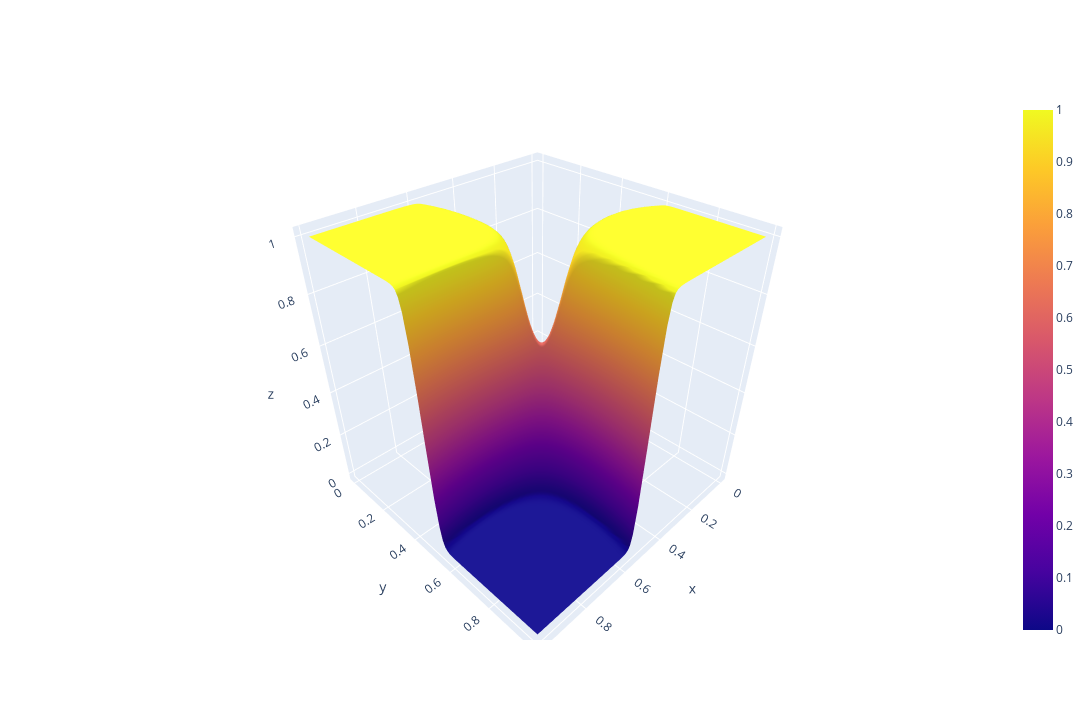

The notebook cell saved with this chart:
### Code cell
_ = train_and_show_xor(Hyperparameters(inner_size=16, epochs=100))
